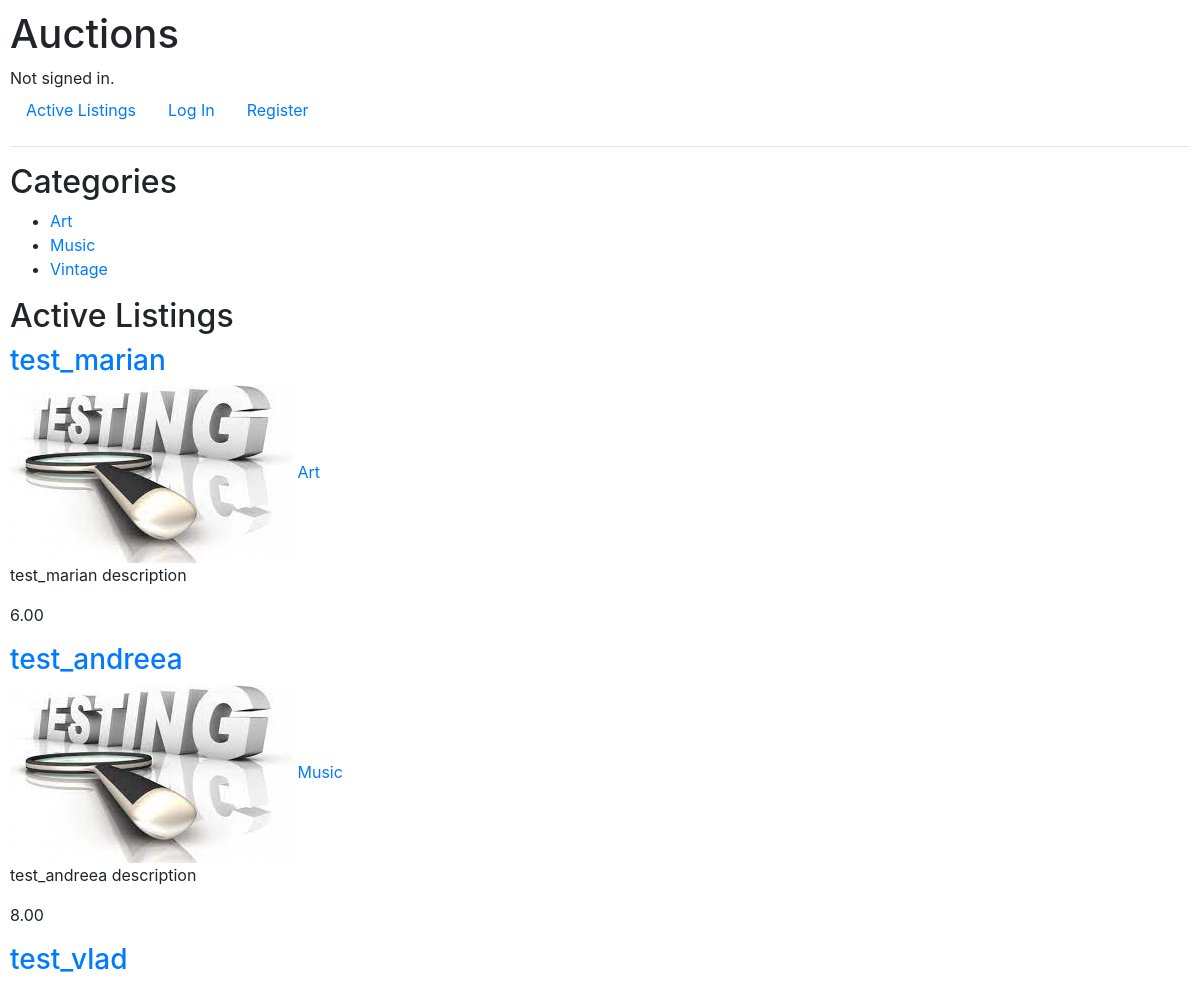
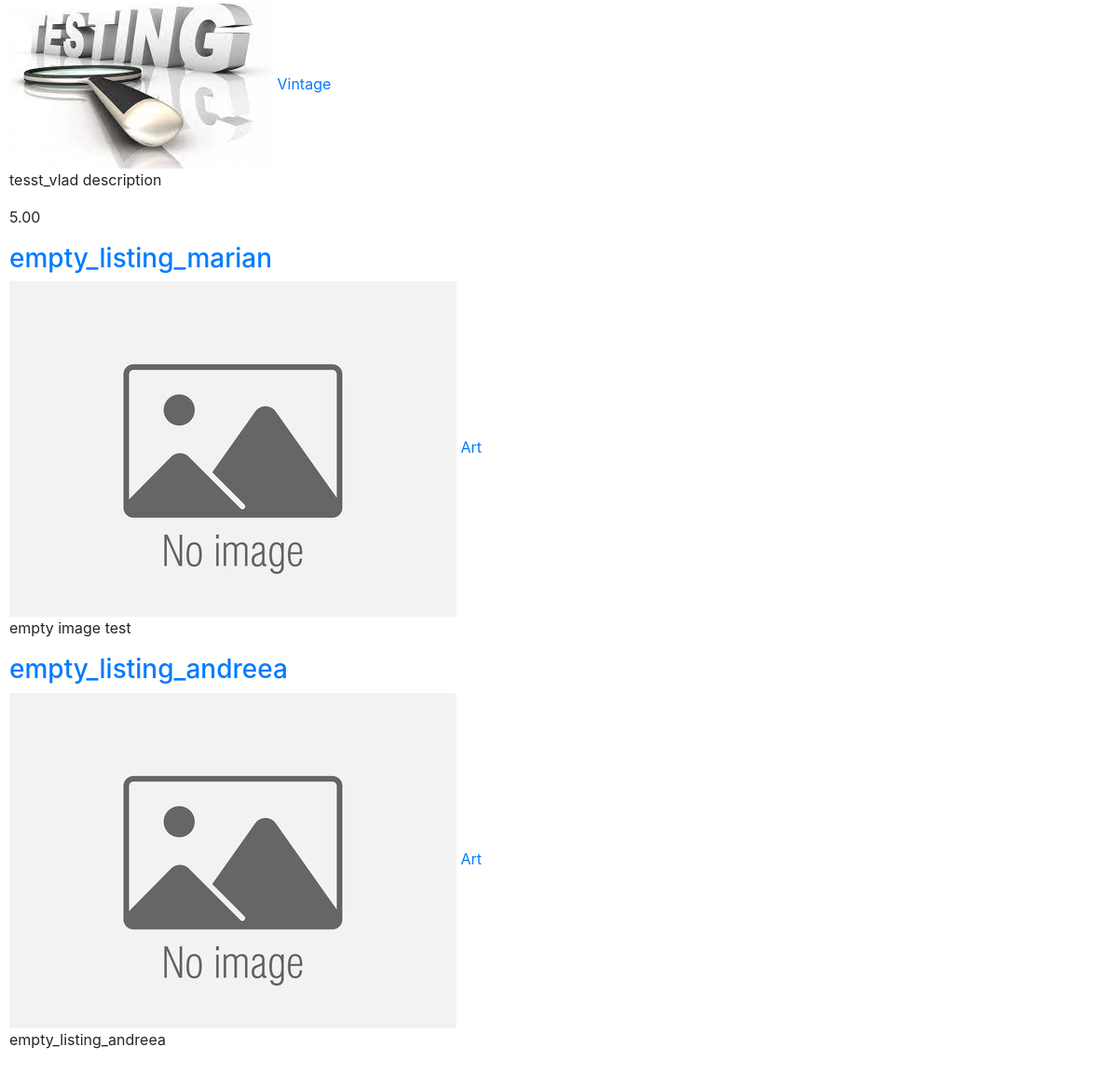
The page / on the database its author committed (2 pictures, top to bottom).
### auctions/models.py (models this page shows, shortened)
class Category(models.Model):
    name = models.CharField(max_length=50)
    def __str__(self):
        return self.name
    class Meta:
        ordering = ['name']

class Listing(models.Model):
    user = models.ForeignKey(User, on_delete=models.CASCADE, null=False, blank=True)
    title = models.CharField(max_length=64)
    description = models.CharField(max_length=200)
    image = models.FileField(upload_to=image_path, blank=True, null=False)
    starting = models.DecimalField(max_digits=3, decimal_places=2,validators=[MinValueValidator(limit_value=1)], default=1)
    category = models.ForeignKey(Category, on_delete=models.CASCADE, null=True, related_name='category')
    active = models.BooleanField(default=True)
    def image_url(self):
        return self.image.url if self.image else None

class Bid(models.Model):
    user = models.ForeignKey(User, on_delete=models.CASCADE,null=False, blank=True, related_name="user_bid")
    listing = models.ForeignKey(Listing, on_delete=models.CASCADE,null=True, blank=True, related_name="listing_bid")
    bid = models.DecimalField(max_digits=3, decimal_places=2)

### auctions/views.py (the view)
# urls.py: path("", views.index, name="index"),
def index(request):
    listings = Listing.objects.all().filter(active=True)
    return render(request, "auctions/index.html", {
        "listings" : listings,
    })

### auctions/templatetags/show_categories.py (called while the page is built)
@register.inclusion_tag("auctions/category_list.html")
def show_categories(categories):
    categories = Category.objects.all()
    return {"categories": categories}

### auctions/templates/auctions/index.html
{% extends "auctions/layout.html" %}
{% load static %}
{% load show_categories %}
{% block body %}
{% show_categories categories %}
<h2>Active Listings</h2>
    {% for listing in listings %}
    <a href="{% url 'listing' listing.id %}"><h3>{{listing.title}}</h3></a>
        {% if listing.image %}
            <img src="{{listing.image_url}}" alt="{{ listing.title}}">
        {% else %}
            <img src="{{ MEDIA_URL }}uploads/default.jpg" alt="No image">
        {% endif %}
    <a href="{% url 'category' listing.category%}">{{listing.category}}</a>
    <p>{{listing.description}}</p>
    <p>{{listing.listing_bid.last.bid}}</p>
    {% empty %}
        <p>No active listings.</p>
    {% endfor %}
{% endblock %}

### auctions/templates/auctions/category_list.html
{% block body %}
<h2>Categories</h2>
<ul>
    {% for category in categories %}
        <li><a href="{% url 'category' category.name %}">{{category.name}}</a></li>
    {% endfor %}
</ul>
{% endblock %}

### auctions/static/auctions/styles.css (style rules this page uses)
body { padding: 10px; }

### rows shown on the page
Category: name "Art"
Category: name "Music"
Category: name "Vintage"
Listing: title "test_marian", image_url (picture), category "Art", description "test_marian description", listing_bid.last.bid "6.00"
Listing: title "test_andreea", image_url (picture), category "Music", description "test_andreea description", listing_bid.last.bid "8.00"
Listing: title "test_vlad", image_url (picture), category "Vintage", description "tesst_vlad description", listing_bid.last.bid "5.00"
Listing: title "empty_listing_marian", category "Art", description "empty image test"
Listing: title "empty_listing_andreea", category "Art", description "empty_listing_andreea"
